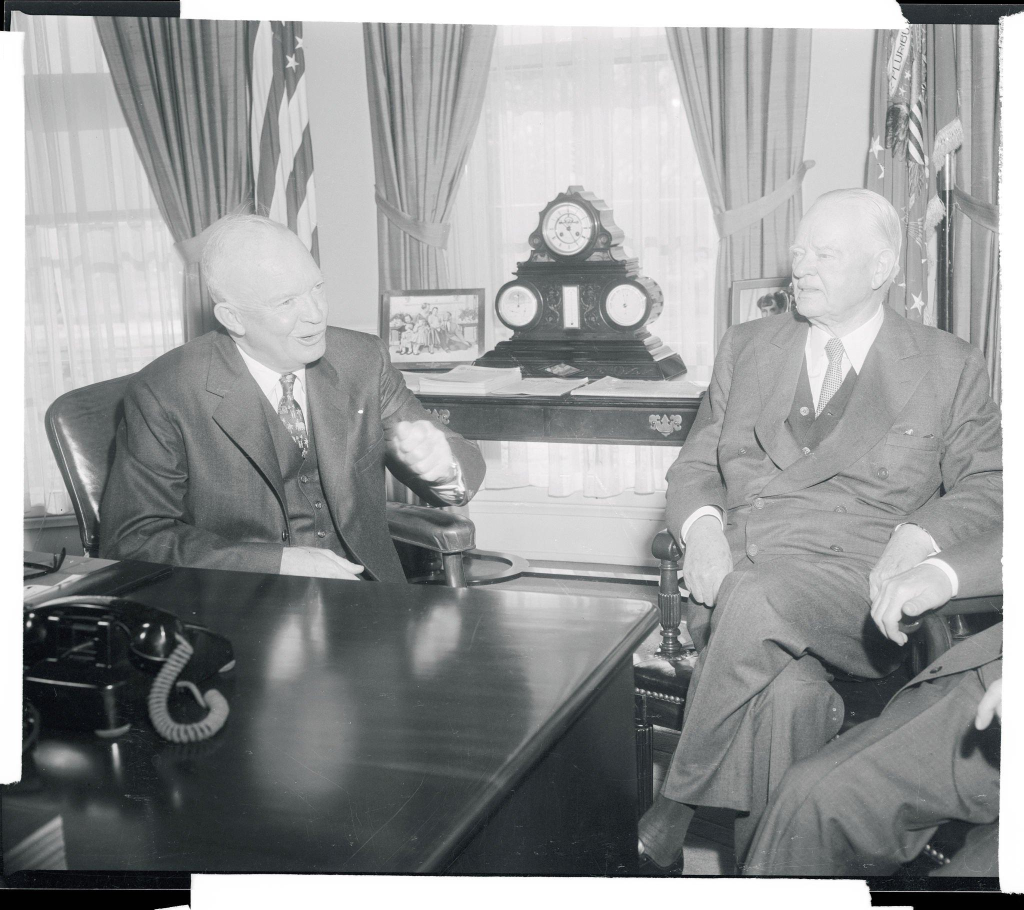
#> input picture learning-videos/shorts-experiments/sp-07-suez-crisis-1956/raw_assets/eisenhower_hoover.jpg, 2048 x 1819 px, found by its file name (shown at 1/2 size)
$ python process_ike_oval_office.py
#> lines starting #> are read from the running program, lines starting #| are printed output that depends on the picture; after the words box and inside, x2 and y2 are one past the last pixel; in counts of white or black regions, pixels touching at a corner belong together
import os
import cv2
import numpy as np
from PIL import Image, ImageEnhance

RAW_DIR = "D:/PERSONAL PROJECT/IR-study-companion/learning-videos/shorts-experiments/sp-07-suez-crisis-1956/raw_assets"
ASSET_DIR = "D:/PERSONAL PROJECT/IR-study-companion/learning-videos/shorts-experiments/sp-07-suez-crisis-1956/assets"

def make_solid_clean_sticker(rgba_np, outline_width=14, shadow_offset=(14, 14)):
    h, w, c = rgba_np.shape
    pad = outline_width * 2 + 40
    new_h = h + pad * 2
    new_w = w + pad * 2

    alpha = rgba_np[:, :, 3]
    _, bin_alpha = cv2.threshold(alpha, 128, 255, cv2.THRESH_BINARY)

    padded_alpha = np.zeros((new_h, new_w), dtype=np.uint8)
    padded_alpha[pad:pad+h, pad:pad+w] = bin_alpha

    # Flood fill hole filling for solid interior
    im_flood = padded_alpha.copy()
    h_f, w_f = im_flood.shape
    mask_f = np.zeros((h_f + 2, w_f + 2), np.uint8)
    cv2.floodFill(im_flood, mask_f, (0, 0), 255)
    im_flood_inv = cv2.bitwise_not(im_flood)
    solid_mask = cv2.bitwise_or(padded_alpha, im_flood_inv)

    # Euclidean distance transform
    inv_solid = cv2.bitwise_not(solid_mask)
    dist = cv2.distanceTransform(inv_solid, cv2.DIST_L2, cv2.DIST_MASK_PRECISE)
    stroke_mask = np.where(dist <= outline_width, 255, 0).astype(np.uint8)
    stroke_mask = cv2.GaussianBlur(stroke_mask, (5, 5), 0)
    _, stroke_mask = cv2.threshold(stroke_mask, 128, 255, cv2.THRESH_BINARY)

    canvas = np.zeros((new_h, new_w, 4), dtype=np.uint8)

    # Hard offset shadow (135 deg)
    sx, sy = shadow_offset
    M = np.float32([[1, 0, sx], [0, 1, sy]])
    shadow_mask = cv2.warpAffine(stroke_mask, M, (new_w, new_h))
    canvas[shadow_mask == 255] = [0, 0, 0, 255]

    # Solid White Stroke
    canvas[stroke_mask == 255] = [255, 255, 255, 255]

    # Composite foreground
    fg_mask = solid_mask[pad:pad+h, pad:pad+w] == 255
    canvas[pad:pad+h, pad:pad+w][fg_mask] = rgba_np[fg_mask]

    return Image.fromarray(canvas)

print("Extracting Oval Office Eisenhower half-body desk photo...")
raw = cv2.imread(os.path.join(RAW_DIR, "eisenhower_hoover.jpg"))
#> raw is the input picture: shape (1819, 2048, 3); mean B, G, R 151.3, 150.9, 149.1
h, w = raw.shape[:2]
#> h = 1819; w = 2048
# Normalized coordinates: [ymin: 0.18, xmin: 0.0, ymax: 0.96, xmax: 0.62]
ymin, ymax = int(h * 0.18), int(h * 0.96)
#> ymin = 327; ymax = 1746
xmin, xmax = int(w * 0.0), int(w * 0.62)
#> xmin = 0; xmax = 1269
crop = raw[ymin:ymax, xmin:xmax]
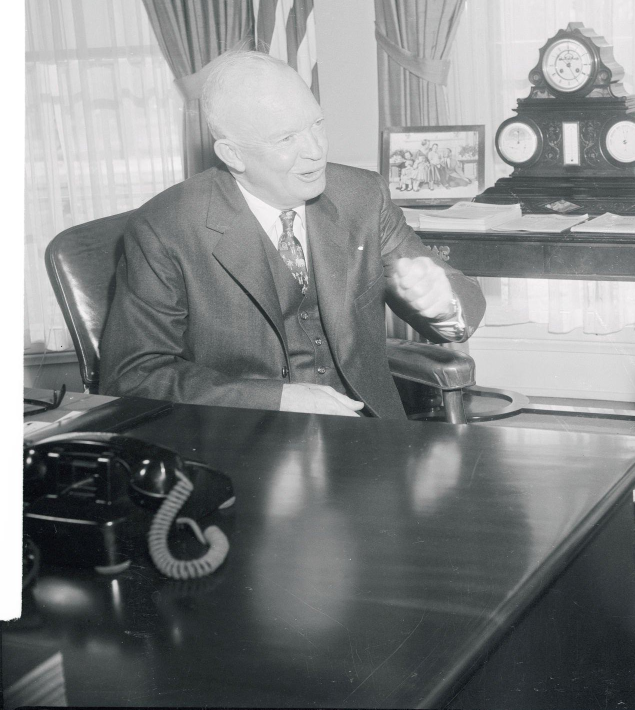
#> crop: shape (1419, 1269, 3) (shown at 1/2 size); mean B, G, R 131.9, 131.3, 128.7

# Resize to high resolution half-body: width 740, height 880
crop = cv2.resize(crop, (740, 880), interpolation=cv2.INTER_LANCZOS4)
#> crop: shape (880, 740, 3)
ch, cw = crop.shape[:2]
#> ch = 880; cw = 740

# Segment Eisenhower, his chair, and executive desk
mask = np.zeros((ch, cw), np.uint8)
bgdModel = np.zeros((1, 65), np.float64)
fgdModel = np.zeros((1, 65), np.float64)
rect = (8, 12, cw - 16, ch - 24)
#> rect = (8, 12, 724, 856)
cv2.grabCut(crop, mask, rect, bgdModel, fgdModel, 6, cv2.GC_INIT_WITH_RECT)
bin_mask = np.where((mask==2)|(mask==0), 0, 255).astype(np.uint8)

num_labels, labels, stats, _ = cv2.connectedComponentsWithStats(bin_mask, connectivity=8)
#> num_labels = 23
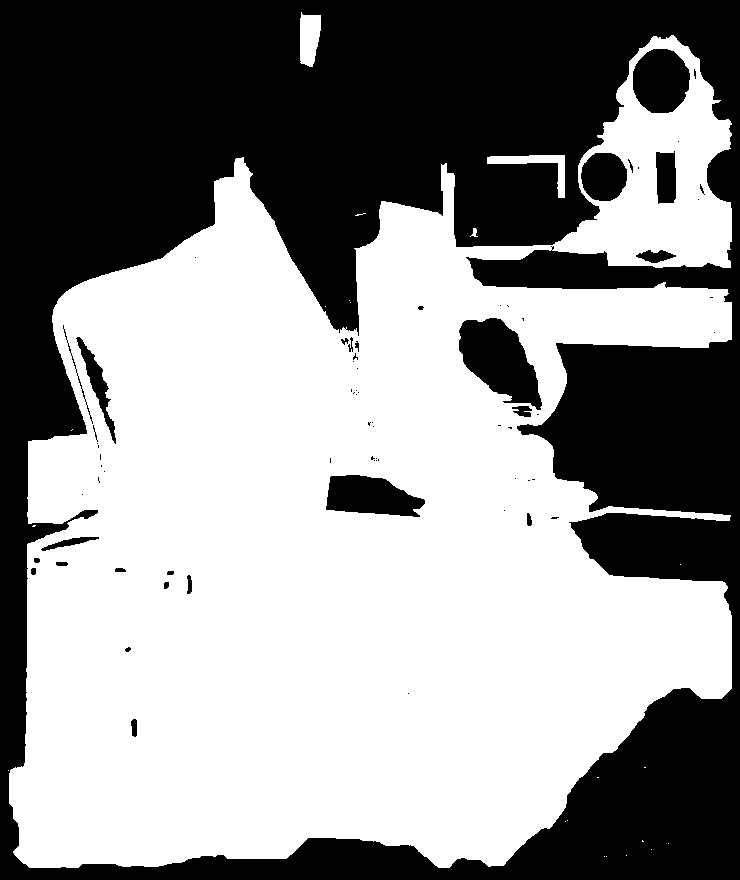
#> bin_mask: shape (880, 740); 56.3% white; 71 black regions (45 under 20 px), largest, box (x1, y1, x2, y2) and area: (0, 0, 740, 880) 268566, (459, 318, 542, 410) 4561, (326, 475, 425, 517) 2937
largest = 1 + np.argmax(stats[1:, cv2.CC_STAT_AREA])
#> largest = 2
clean_mask = np.where(labels == largest, 255, 0).astype(np.uint8)

# Smooth bottom desk termination
for y in range(int(ch*0.88), ch):
    factor = (y - int(ch*0.88)) / (ch - int(ch*0.88))
    cutoff_x = int(factor * factor * (cw * 0.25))
    clean_mask[y, :cutoff_x] = 0
    clean_mask[y, cw - cutoff_x:] = 0
#> clean_mask: shape (880, 740); 55.6% white; 71 black regions (45 under 20 px), largest, box (x1, y1, x2, y2) and area: (0, 0, 740, 880) 273471, (459, 318, 542, 410) 4561, (326, 475, 425, 517) 2937

# Morphology close
clean_mask = cv2.morphologyEx(clean_mask, cv2.MORPH_CLOSE, cv2.getStructuringElement(cv2.MORPH_ELLIPSE, (15, 15)))

ike_rgba = cv2.cvtColor(crop, cv2.COLOR_BGR2RGBA)
ike_rgba[:, :, 3] = clean_mask

# Enhance contrast & clarity
pil_crop = Image.fromarray(cv2.cvtColor(crop, cv2.COLOR_BGR2RGB))
enh = ImageEnhance.Contrast(pil_crop)
pil_crop = enh.enhance(1.22)
ike_rgba[:, :, :3] = np.array(pil_crop)

sticker = make_solid_clean_sticker(ike_rgba, outline_width=14, shadow_offset=(14, 14))
#> in make_solid_clean_sticker, `alpha = rgba_np[:, :, 3]`: alpha: shape (880, 740); 56.2% white; 8 black regions, largest, box (x1, y1, x2, y2) and area: (0, 0, 740, 880) 272177, (459, 318, 539, 404) 4432, (633, 49, 690, 113) 2887
#> in make_solid_clean_sticker, `padded_alpha[pad:pad+h, pad:pad+w] = bin_alpha`: padded_alpha: shape (1016, 876); 41.1% white; 1 white region, box (x1, y1, x2, y2) and area: (77, 103, 800, 936) 365940
#> in make_solid_clean_sticker, `cv2.floodFill(im_flood, mask_f, (0, 0), 255)`:
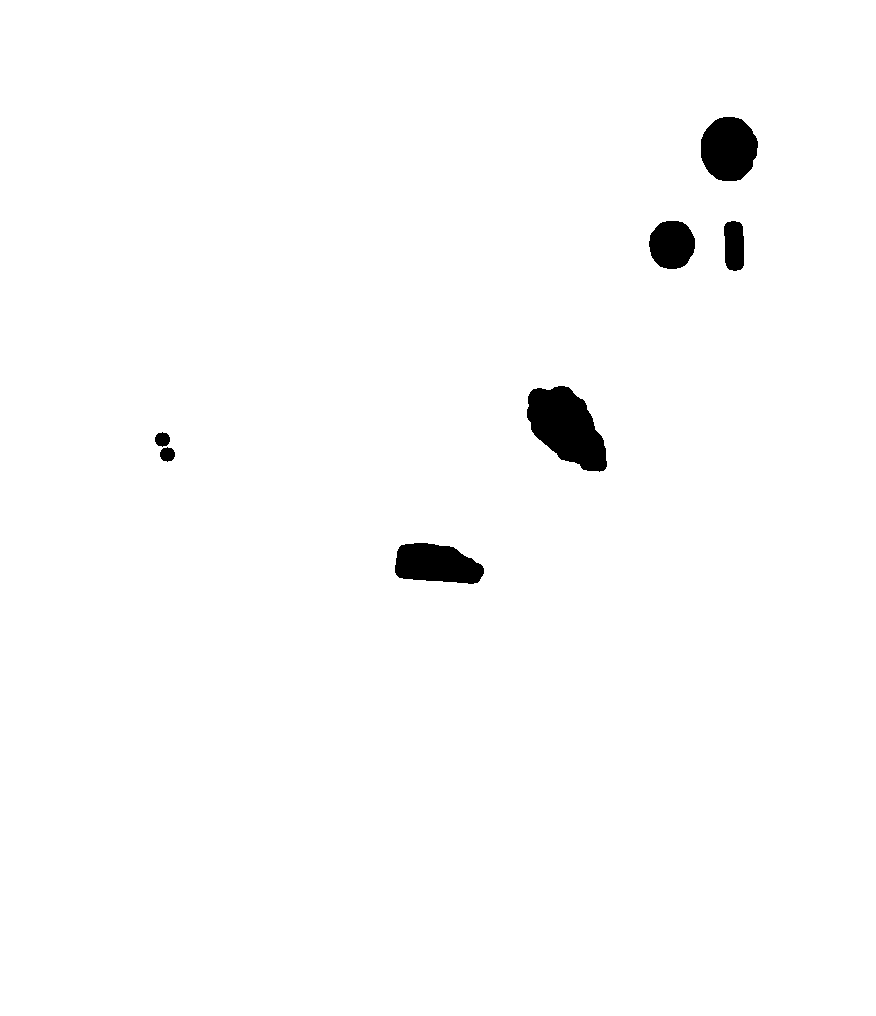
#> im_flood: shape (1016, 876); 98.5% white; 7 black regions, largest, box (x1, y1, x2, y2) and area: (527, 386, 607, 472) 4432, (701, 117, 758, 181) 2887, (395, 543, 484, 584) 2779
#> in make_solid_clean_sticker, `solid_mask = cv2.bitwise_or(padded_alpha, im_flood_inv)`: solid_mask: shape (1016, 876); 42.6% white; 1 white region, box (x1, y1, x2, y2) and area: (77, 103, 800, 936) 379023
#> in make_solid_clean_sticker, `dist = cv2.distanceTransform(inv_solid, cv2.DIST_L2, cv2.DIST_MASK_PRE..`:
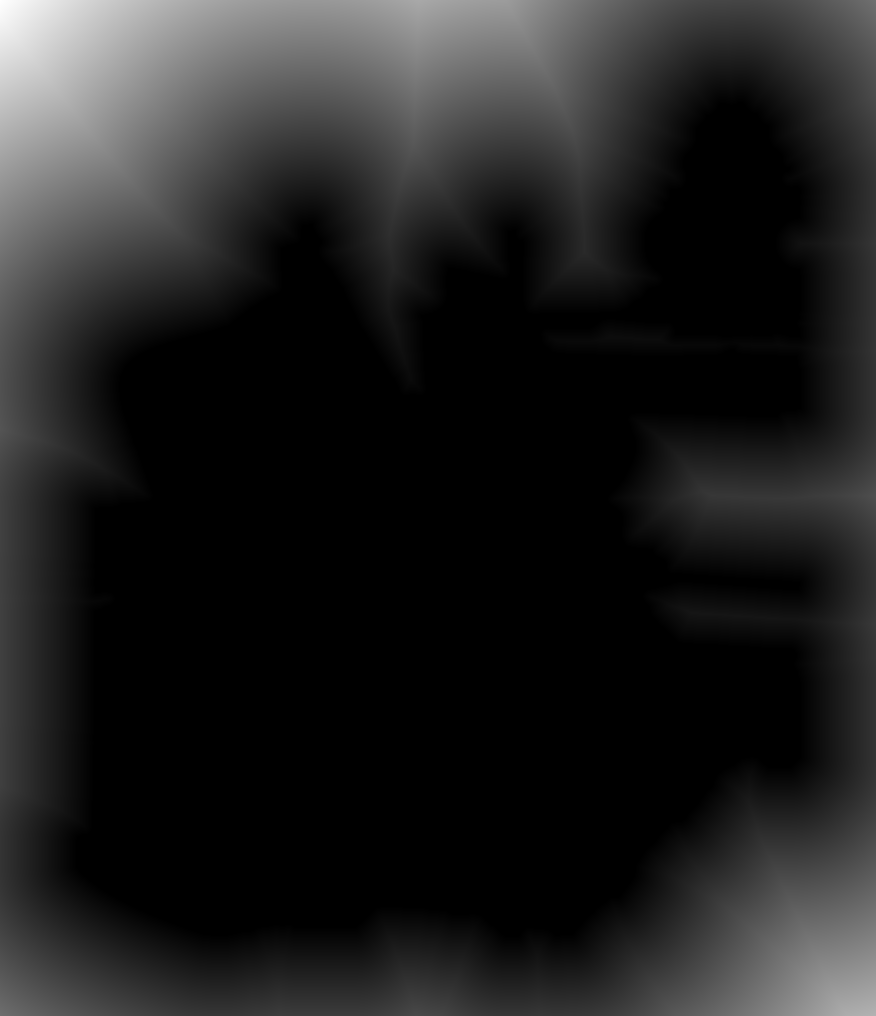
#> dist: shape (1016, 876) float32; min 0, max 376.2, mean 48.3; drawn with min black and max white
#> in make_solid_clean_sticker, `stroke_mask = np.where(dist <= outline_width, 255, 0).astype(np.uint8)`: stroke_mask: shape (1016, 876); 49.6% white; 1 white region, box (x1, y1, x2, y2) and area: (63, 89, 814, 950) 441019
#> in make_solid_clean_sticker, `_, stroke_mask = cv2.threshold(stroke_mask, 128, 255, cv2.THRESH_BINARY)`: stroke_mask: shape (1016, 876); 49.6% white; 1 white region, box (x1, y1, x2, y2) and area: (63, 89, 814, 950) 441034
#> in make_solid_clean_sticker, `shadow_mask = cv2.warpAffine(stroke_mask, M, (new_w, new_h))`: shadow_mask: shape (1016, 876); 49.6% white; 1 white region, box (x1, y1, x2, y2) and area: (77, 103, 828, 964) 441034
#> in make_solid_clean_sticker, `fg_mask = solid_mask[pad:pad+h, pad:pad+w] == 255`: fg_mask: shape (880, 740) bool; 58.2% white; 1 black region, box (x1, y1, x2, y2) and area: (0, 0, 740, 880) 272177
#> in make_solid_clean_sticker, `canvas[pad:pad+h, pad:pad+w][fg_mask] = rgba_np[fg_mask]`:
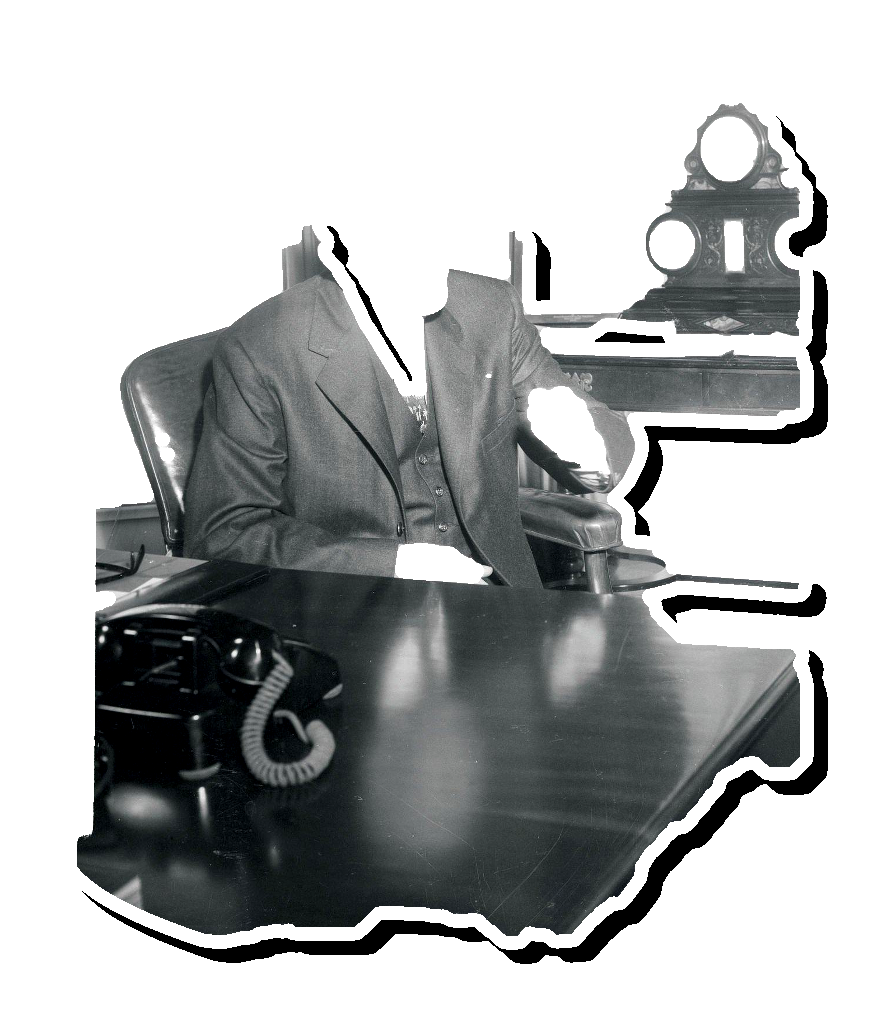
#> canvas: shape (1016, 876, 4); mean R, G, B, A 53.8, 55.8, 56.1, 130.1; transparent parts drawn white
sticker.save(os.path.join(ASSET_DIR, "sticker_eisenhower_desk.png"))
# Also overwrite sticker_eisenhower.png
sticker.save(os.path.join(ASSET_DIR, "sticker_eisenhower.png"))
print("Saved flawless sticker_eisenhower_desk.png:", sticker.size)
#| Saved flawless sticker_eisenhower_desk.png: (876, 1016)
